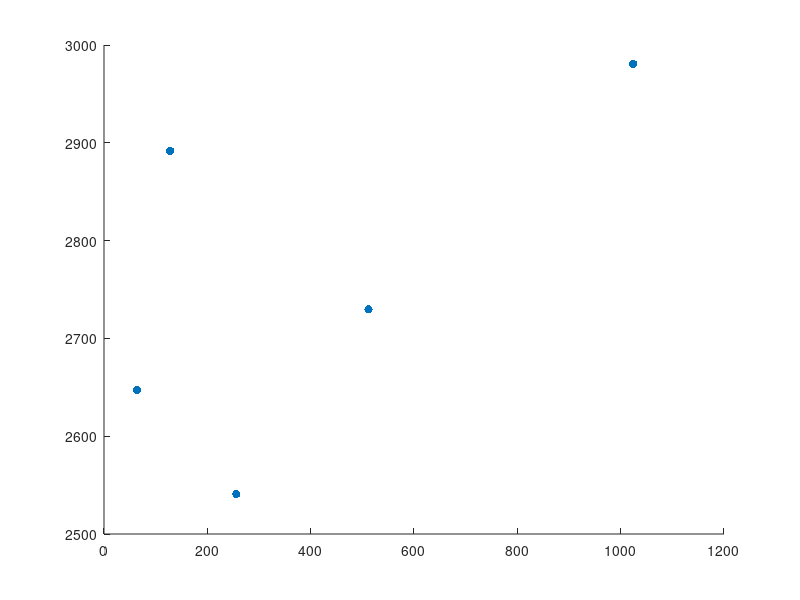

The MATLAB source for this figure:
%Linear Regression Project

%Read load training set
train = csvread('training.csv');

%Create Vector with analyzed variable
x = train(:, 11);

%Change values if necessary
%x = log2(x);
%x = x-40;

%Create Vector with performance of processor
y = train(:, 15);

%Assemple vectors to n*2 Matrix
X = [x,y];

%Create matrix with average of all performance data respecting to
%expressions of analysed variable
u=unique(X(:,1));
b=zeros(length(u),2);
b(:,1)=u;
for idx=1:length(u)
     b(idx,2)=mean(X(X(:,1)==u(idx),2));
end
%Print expressions of analysed variable
x = b(:,1)
y = b(:,2);

%Plot
scatter(x,y,'red','filled')
